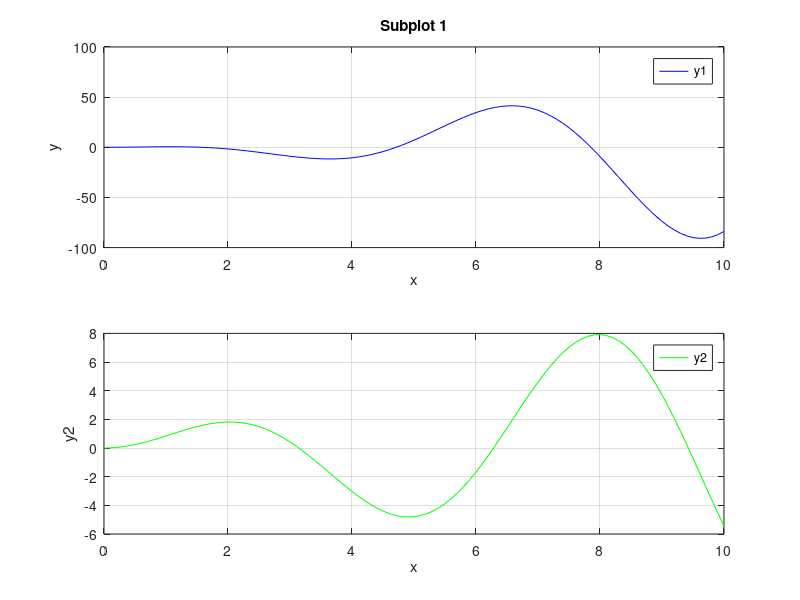
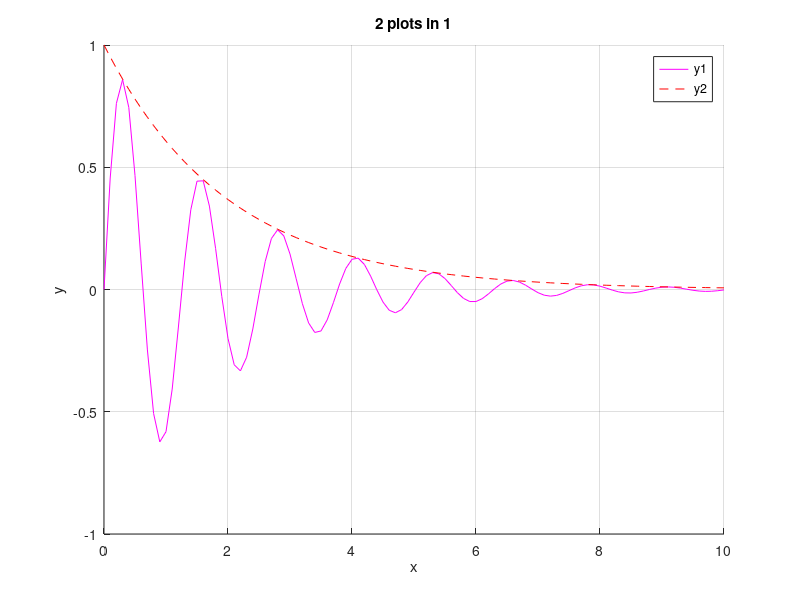

The MATLAB source for these figures, in order:
% Campbell Gregor
% Last modified: 4/8
% 33110018

clc; clear all; close all;

figure(1);
x = (0:0.1:10);
y1 = x.^2.*cos(x);
y2 = x.*sin(x);
subplot (2,1,1)
plot(x,y1,"b")
title("Subplot 1")
xlabel("x")
ylabel("y")
grid on
legend('y1', "location", "best");

subplot(2,1,2)
title("Subplot 2")
plot(x, y2, "g")
xlabel("x")
ylabel("y2")
grid on
legend('y2', "location", "best");

figure(2);

% plot(x, y1, "m-”, x,y2, “r–”)
y3 = exp(-0.5*x).*sin(5*x);
y4 = exp(-0.5*x);
hold on;
plot(x,y3,"m-");
title("2 plots in 1")
grid on;

plot(x,y4,"r--")
legend('y1', "y2", "location", "best");
xlabel("x")
ylabel("y")
hold off;